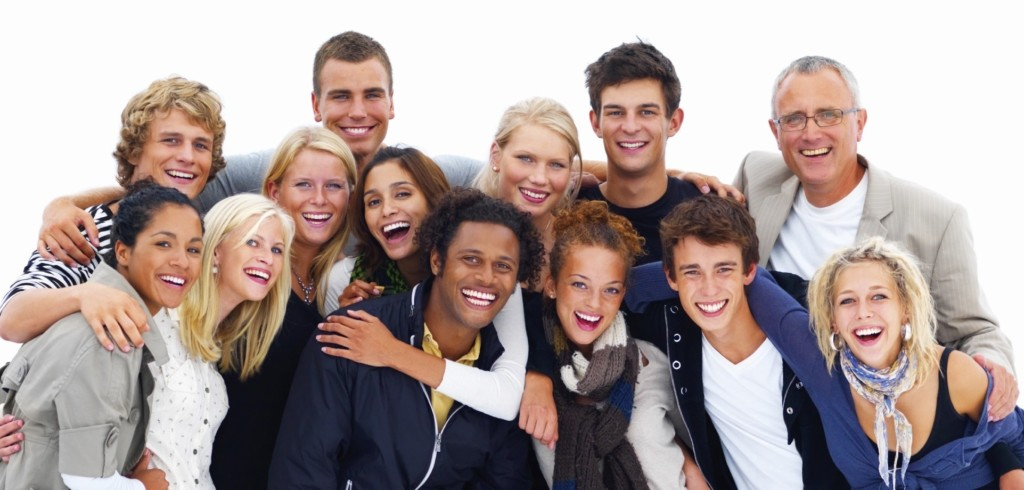
#> input picture src/smiling_people.jpg, 1024 x 490 px
$ python main.py
#> lines starting #> are read from the running program, lines starting #| are printed output that depends on the picture; after the words box and inside, x2 and y2 are one past the last pixel; in counts of white or black regions, pixels touching at a corner belong together
import cv2

image_path = './smiling_people.jpg'
casc_path = './haarcascade_frontalface_default.xml'

face_cascade = cv2.CascadeClassifier(casc_path)
image = cv2.imread(image_path)
#> image is the input picture: shape (490, 1024, 3); mean B, G, R 154.2, 156.7, 171.1
gray = cv2.cvtColor(image, cv2.COLOR_BGR2GRAY)
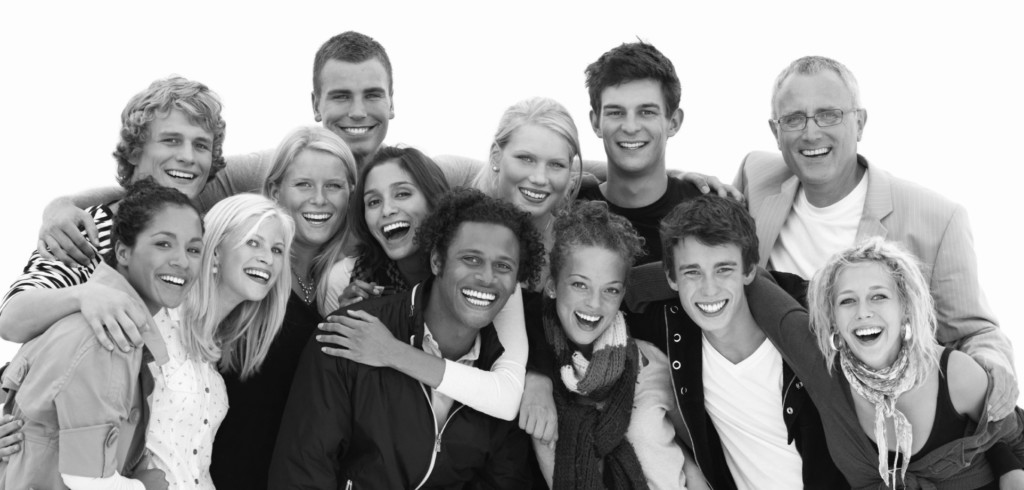
#> gray: shape (490, 1024); min 5, max 255, mean 160.7

faces = face_cascade.detectMultiScale(
    gray,
    scaleFactor=1.13,
    minNeighbors=5,
    minSize=(30, 30),
    flags=cv2.CASCADE_SCALE_IMAGE
)
#> faces = 13 rows, first 6: [283, 157, 73, 73], [588, 79, 85, 85], [350, 167, 77, 77], [227, 219, 73, 73], [553, 257, 82, 82], [822, 269, 83, 83]

for (x, y, w, h) in faces:
    cv2.rectangle(image, (x, y), (x+w, y+h), (0, 255, 0), 2)
#> this loop made 13 passes
#> (x, y, w, h) on passes 1 to 12: (283, 157, 73, 73), (588, 79, 85, 85), (350, 167, 77, 77), (227, 219, 73, 73), (553, 257, 82, 82), (822, 269, 83, 83), (766, 84, 88, 88), (146, 112, 81, 81), (665, 238, 87, 87), (312, 60, 91, 91), (501, 131, 81, 81), (132, 209, 93, 93)
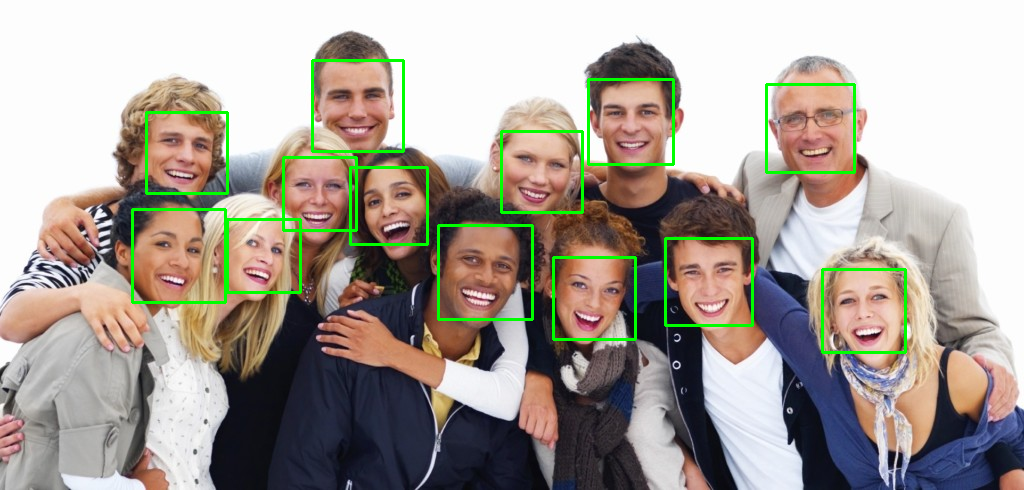
#> image: shape (490, 1024, 3); 2.57% of pixels changed, all inside (x1, y1, x2, y2) = (131, 59, 907, 354)

cv2.imshow('', image)
cv2.waitKey(0)

$ run again, with src/abba.png saved as src/smiling_people.jpg
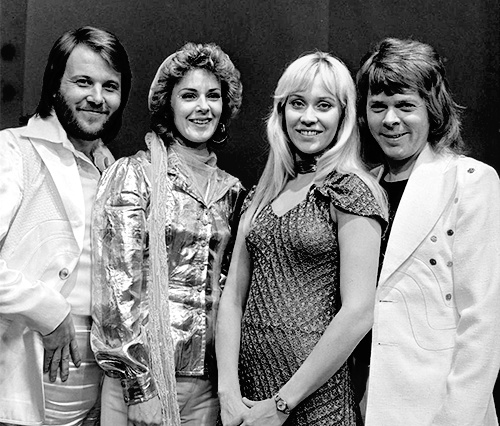
#> input picture src/abba.png, 500 x 426 px
#> image is the input picture: shape (426, 500, 3); min 0, max 255, mean 130.8
#> faces = [[168, 70, 65, 65], [56, 54, 75, 75], [352, 78, 76, 76], [265, 69, 91, 91]]
#> the loop `for (x, y, w, h) in faces:` made 4 passes
#> after the loop `for (x, y, w, h) in faces:`:
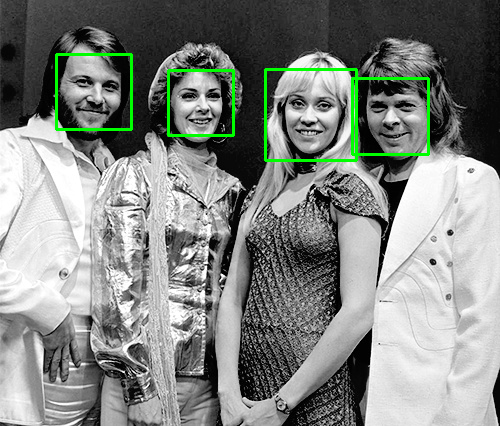
#> image: shape (426, 500, 3); 1.71% of pixels changed, all inside (x1, y1, x2, y2) = (55, 53, 430, 162)
